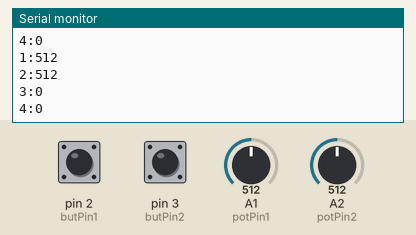
A sketch run on a simulated Arduino Uno, built with avr-gcc and run on an emulated ATmega328P. Parts: the last lines printed to the serial monitor. The inputs (shaded band) are chosen by the test bench; at power-on: A1 (potPin1) = 512, A2 (potPin2) = 512, pin 2 (butPin1) LOW, pin 3 (butPin2) LOW.

Above: at 1.2 s.
1.3 s: A1 (potPin1) set to 716
2.8 s: A2 (potPin2) set to 716
At 3.9 s:
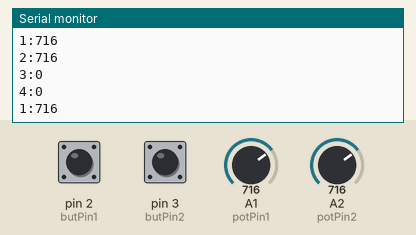
4.3 s: pin 2 (butPin1) pulled HIGH for 0.15 s
5.9 s: pin 3 (butPin2) pulled HIGH for 0.15 s
7.5 s: A1 (potPin1) set to 900
At 8.6 s:
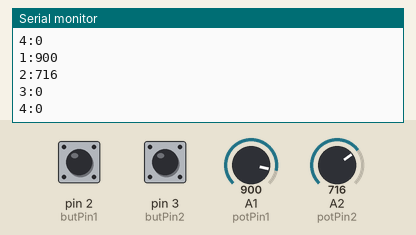
9.0 s: A2 (potPin2) set to 900
At 9.8 s:
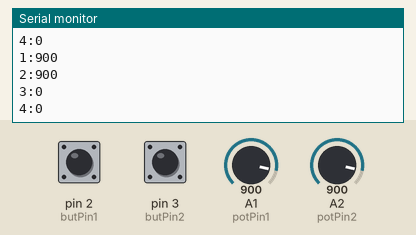
Timing chart, 0 to 11.5 s (numbered marks = the images above; inputs shaded):
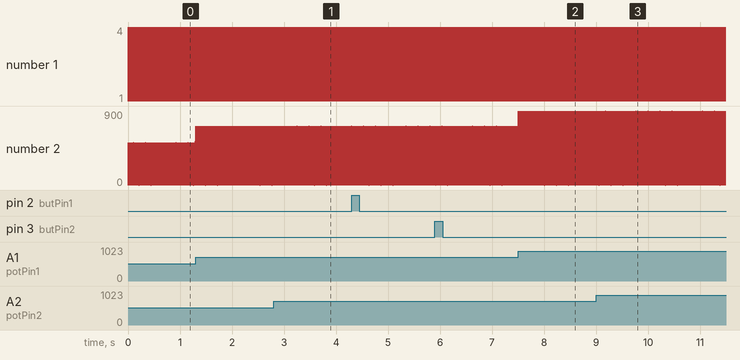

Measured:
- after the input at 2.8 s, the serial monitor: prints a new line at once (image 1)
- after the input at 7.5 s, the serial monitor: prints a new line at once (image 2)
- after the input at 9.0 s, the serial monitor: prints a new line at once (image 3)

The sketch:

Minigame1.ino
```cpp
// This is the required uno code to upload before running game, also on the github repo.

// defines the pin locations
const int potPin1 = A1; //potentiometer pins, player1 = analog 1, player2 = analog 2
const int potPin2 = A2;
#define butPin1 2 // buttons = digital pins, D2/D3 = P1/P2
#define butPin2 3

void setup() {
  Serial.begin(115200); // opens serial port to send readigns to, this is main method of communication with unity
  pinMode(potPin1, INPUT); //defines all of them as input
  pinMode(potPin2, INPUT);
  pinMode(butPin1, INPUT);
  pinMode(butPin2, INPUT);
}

void loop() {
  int readValue1 = analogRead(potPin1); //retreives values and prints
  int readValue2 = analogRead(potPin2);
  Serial.println("1:" + String(readValue1)); //i use 1: and 2: etc, so when reading checks the first integer to see what it is. e.g 1 means player 1 potentiometer, etc
  Serial.println("2:" + String(readValue2));
  int readValue3 = digitalRead(butPin1);
  int readValue4 = digitalRead(butPin2);
  Serial.println("3:" + String(readValue3));
  Serial.println("4:" + String(readValue4));
  delay(20); // small delay to prevent lag with overflow
  }
```
